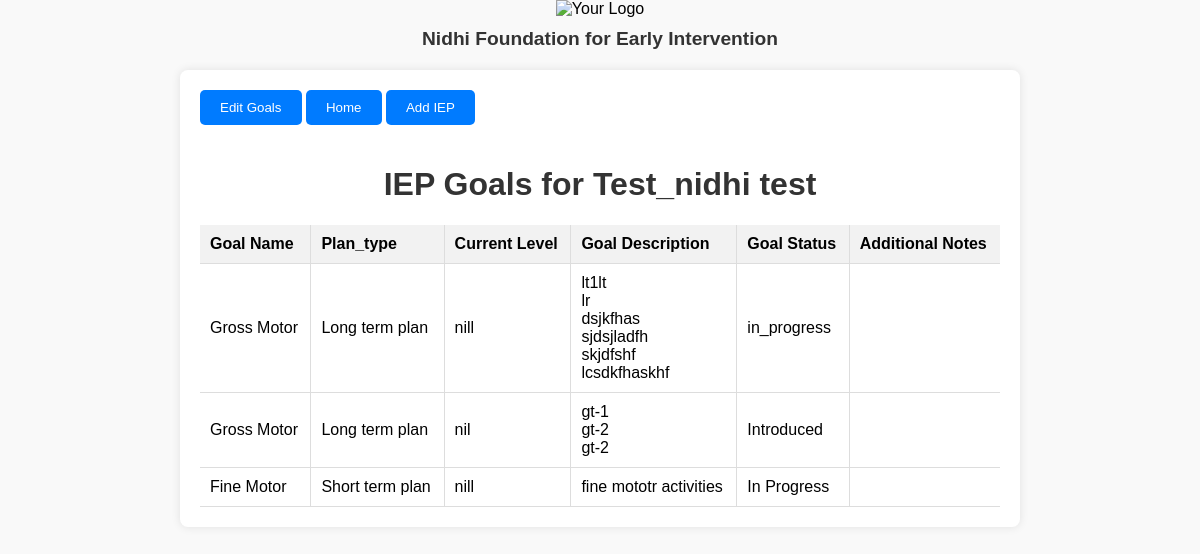
The page /view_iep.php?id=1 (signed in) on the database its author committed.
### tables this page shows
CREATE TABLE `students` (
  `student_id` int(11) NOT NULL,
  `first_name` varchar(100) NOT NULL,
  `last_name` varchar(100) NOT NULL,
  `gender` varchar(20) NOT NULL,
  `dob` date NOT NULL,
  `doa` date DEFAULT NULL,
  `age` int(11) NOT NULL,
  `address` varchar(200) NOT NULL,
  `contact_number` int(11) NOT NULL,
  `profile_picture` text NOT NULL,
  `mother_name` varchar(100) NOT NULL,
  `father_name` varchar(100) NOT NULL,
  `marital_status` varchar(100) NOT NULL,
  `education` varchar(100) NOT NULL,
  `occupation` varchar(100) NOT NULL,
  `other_languages` longtext NOT NULL,
  `dominant_language` longtext NOT NULL,
  `understands_language` text NOT NULL,
  `speaks_language` text NOT NULL,
  `who_speaks_language` text NOT NULL,
  `preferred_language` text NOT NULL,
  `adopted` text NOT NULL,
  `adoption_age` int(11) NOT NULL,
  `knows_child` text NOT NULL,
  `services` longtext NOT NULL,
  `service_details` longtext NOT NULL,
  `reason_for_referral` longtext NOT NULL,
  `current_difficulties` longtext NOT NULL,
  `spends_time_with` longtext NOT NULL,
  `sleep_well` text NOT NULL,
  `eat_well` text NOT NULL,
  `get_along_with_children` text NOT NULL,
  `get_along_with_adults` text NOT NULL,
  `understand_instructions` text NOT NULL,
  `communicate_with_others` text NOT NULL,
  `play_with_others` text NOT NULL,
  `play_alone` text NOT NULL
);

CREATE TABLE `iep_goals` (
  `goal_id` int(11) NOT NULL,
  `student_id` int(11) NOT NULL,
  `goal_name` varchar(500) NOT NULL,
  `plan_type` text NOT NULL,
  `current_level` longtext NOT NULL,
  `goal_description` longtext NOT NULL,
  `goal_status` text NOT NULL,
  `additional_notes` longtext NOT NULL
);

### view_iep.php (the view, shortened to what this page needs)
<!DOCTYPE html>
<html lang="en">
<head>
</head>
<body>
    <?php include 'logo.php'; ?>
    <div class="container">
        <div class="buttons-container">
            <button class="edit-button" onclick="window.location.href='edit_goals.php?id=<?php echo $_GET['id']; ?>'">Edit Goals</button>
            <button class="home-button" onclick="window.location.href='main_page_index.php'">Home</button>
            <button class="add-iep-button" onclick="window.location.href='add_iep.php?id=<?php echo $_GET['id']; ?>'">Add IEP</button>
        </div>
        <?php
        if (isset($_GET['id']) && !empty($_GET['id'])) {
            $studentId = $_GET['id'];
            $conn = new mysqli("localhost", "root", "", "nidhi_students");
            $sql = "SELECT first_name, last_name FROM students WHERE student_id = '$studentId'";
            $result = $conn->query($sql);
            if ($result->num_rows > 0) {
                $row = $result->fetch_assoc();
                $studentName = $row["first_name"] . " " . $row["last_name"];
                echo "<h1>IEP Goals for $studentName</h1>";
            } else {
                echo "<h1>IEP Goals</h1>";
            }
            $sql = "SELECT * FROM iep_goals WHERE student_id = '$studentId'";
            $result = $conn->query($sql);
            if ($result->num_rows > 0) {
                echo "<table>";
                echo "<tr><th>Goal Name</th><th>Plan_type</th><th>Current Level</th><th>Goal Description</th><th>Goal Status</th><th>Additional Notes</th></tr>";
                while($row = $result->fetch_assoc()) {
                    echo "<tr>";
                    echo "<td>" . $row["goal_name"] . "</td>";
                    echo "<td>" . nl2br($row["plan_type"]) . "</td>";
                    echo "<td>" . nl2br($row["current_level"]) . "</td>";
					echo "<td>" . nl2br($row["goal_description"]) . "</td>";
                    echo "<td>" . $row["goal_status"] . "</td>";
					echo "<td>" . $row["additional_notes"] . "</td>";
                    echo "</tr>";
                }
                echo "</table>";
            } else {
                echo "<p>No IEP goals found for the provided student ID.</p>";?>
			<?php
            }
        } else {
            echo "<h1>IEP Goals</h1>";
            echo "<p>No student ID provided.</p>";
        }
        ?>
    </div>
</body>
</html>

### view_iep.php (style rules this page uses)
body { font-family: Calibri, sans-serif; margin: 0; padding: 0; background-color: #f9f9f9; }
.container { max-width: 800px; margin: 20px auto; padding: 20px; background-color: #fff; border-radius: 8px; box-shadow: 0 0 10px rgba(0, 0, 0, 0.1); }
h1 { text-align: center; color: #333; }
table { width: 100%; border-collapse: collapse; margin-top: 20px; }
th, td { padding: 10px; text-align: left; border-bottom: 1px solid #ddd; }
th { background-color: #f2f2f2; }
.edit-button, .home-button, .add-iep-button { margin-bottom: 20px; padding: 10px 20px; background-color: #007bff; color: #fff; border: none; border-radius: 5px; cursor: pointer; }
th, td { border-right: 1px solid #ddd; }
th:last-child, td:last-child { border-right: none; }

### rows shown on the page
students: studentName "Test_nidhi test"
iep_goals: goal_name "Gross Motor", plan_type "Long term plan", current_level "nill", goal_description "lt1lt lr dsjkfhas sjdsjladfh skjdfshf lcsdkfhaskhf", goal_status "in_progress"
iep_goals: goal_name "Gross Motor", plan_type "Long term plan", current_level "nil", goal_description "gt-1 gt-2 gt-2", goal_status "Introduced"
iep_goals: goal_name "Fine Motor", plan_type "Short term plan", current_level "nill", goal_description "fine mototr activities", goal_status "In Progress"
